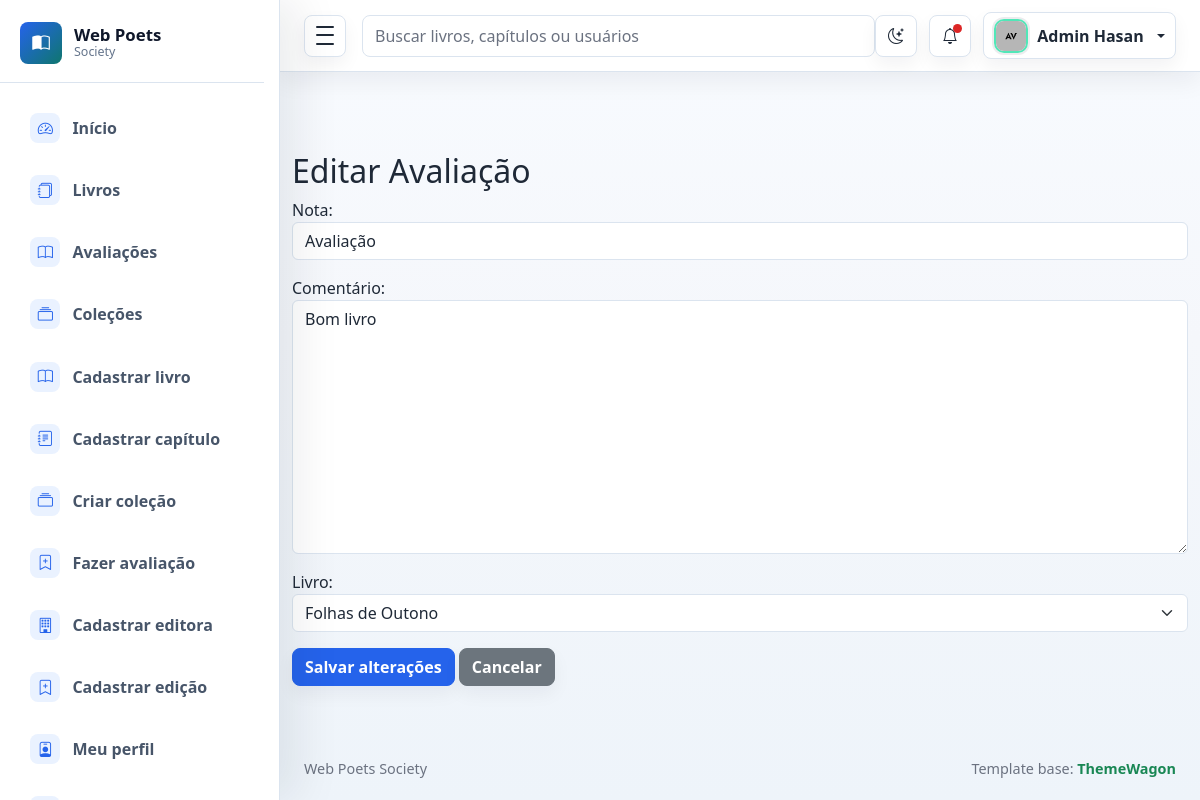
Before: /avaliacao/editar/3/ (signed in) with the older database file.
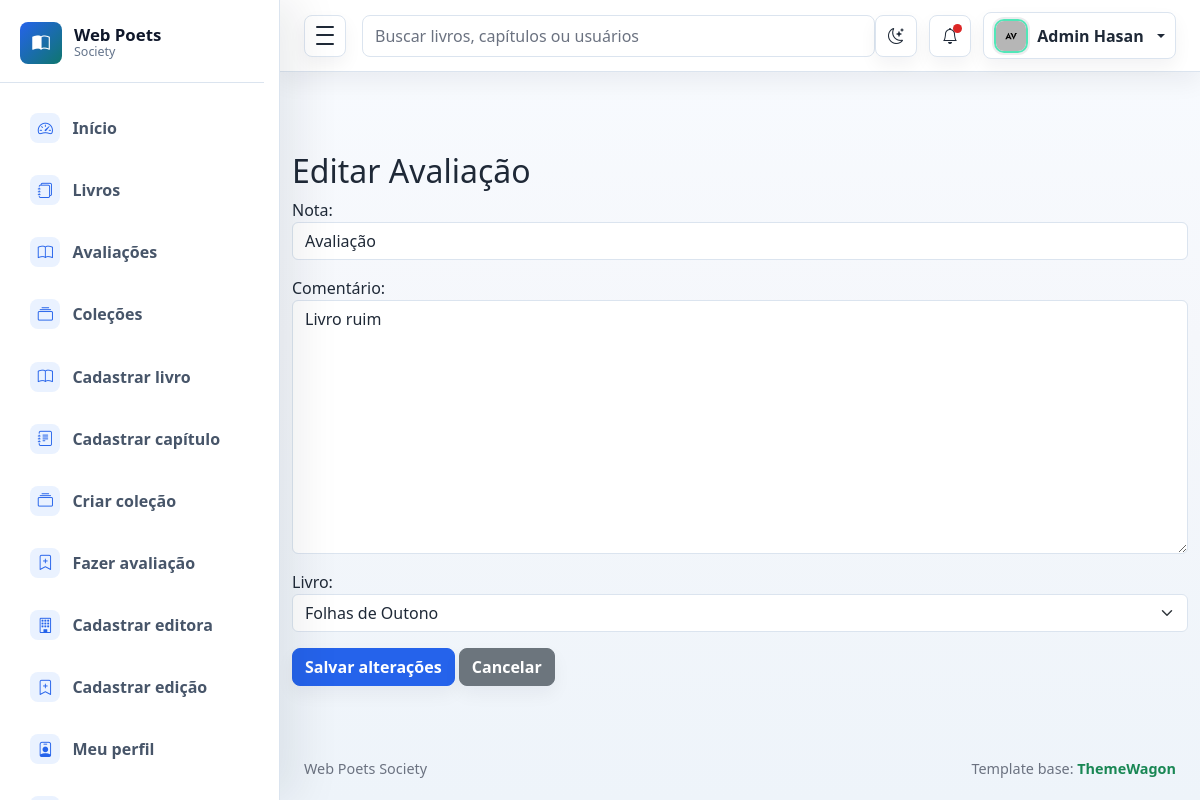
After: the same page with the newer database file.
### avaliacao/models.py (models this page shows, shortened)
class Avaliacao(models.Model):
    nota = models.TextField(max_length=25)
    comentario = models.TextField()
    data_avaliacao = models.DateField(auto_now_add=True)
    curtida = models.ManyToManyField('auth.User', blank=True, related_name='avaliacoes_curtidas')
    livro = models.ForeignKey('livros.livro', on_delete=models.CASCADE, default=0)
    class Meta:
        permissions = (
            ("editar_proprio_avaliacao", "Pode editar o próprio avaliação"),
            ("editar_qualquer_avaliacao", "Pode editar qualquer avaliação"),
            ("excluir_proprio_avaliacao", "Pode excluir o próprio avaliação"),
            ("excluir_qualquer_avaliacao", "Pode excluir qualquer avaliação"),
        )

### avaliacao/views.py (the view)
# urls.py: path('editar/<int:avaliacao_id>/', views.editar_avaliacao, name='editar'),
@login_required
def editar_avaliacao(request, avaliacao_id):
    avaliacao = get_object_or_404(
        Avaliacao,
        id=avaliacao_id
    )
    if request.method == 'POST':
        user = request.user
        tem_permissao_qualquer = user.has_perm('avaliacao.editar_qualquer_avaliacao')
        e_autor_do_livro = Livro_Usuario.objects.filter(livro=avaliacao.livro, autor=user).exists()
        tem_permissao_proprio = user.has_perm('avaliacao.editar_proprio_avaliacao') and e_autor_do_livro
        if not (tem_permissao_qualquer or tem_permissao_proprio):
            messages.error(request, "Você não tem permissão para editar esta avaliação.")
            return redirect('home')
        form = AvaliacaoForm(
            request.POST,
            instance=avaliacao
        )
        if form.is_valid():
            form.save()
            messages.success(
                request,
                'Avaliação atualizada com sucesso!'
            )
            return redirect('avaliacao:lista')
    else:
        form = AvaliacaoForm(
            instance=avaliacao
        )
    return render(
        request,
        'form/editar_avaliacao.html',
        {
            'form': form,
            'avaliacao': avaliacao
        }
    )

### avaliacao/forms.py
class AvaliacaoForm(forms.ModelForm):
    class Meta:
        model = Avaliacao
        fields = ['nota', 'comentario', 'livro']
        labels = {
            'nota': 'Nota',
            'comentario': 'Comentário',
            'livro': 'Livro',
        }
        widgets = {
            'nota': forms.TextInput(attrs={'class': 'form-control', 'min': 0, 'max': 25}),
            'comentario': forms.Textarea(attrs={'class': 'form-control'},),
            'livro': forms.Select(attrs={'class': 'form-select'}),
        }

### livros/models.py (called while the page is built)
    def __str__(self):
        return self.titulo

### template/form/editar_avaliacao.html (shortened to what this page needs)
{% extends "base.html" %}
{% block content %}
<div class="container mt-4">
    <h2>Editar Avaliação</h2>
    <form method="POST">
        {{ form.as_p }}
        <button type="submit" class="btn btn-primary">
            Salvar alterações
        </button>
        <a href="{% url 'avaliacao:lista' %}" class="btn btn-secondary">
            Cancelar
        </a>
    </form>
</div>
{% endblock %}

Changed rows visible on the page:
changed Avaliacao "Avaliação": comentario "Bom livro" → "Livro ruim"
